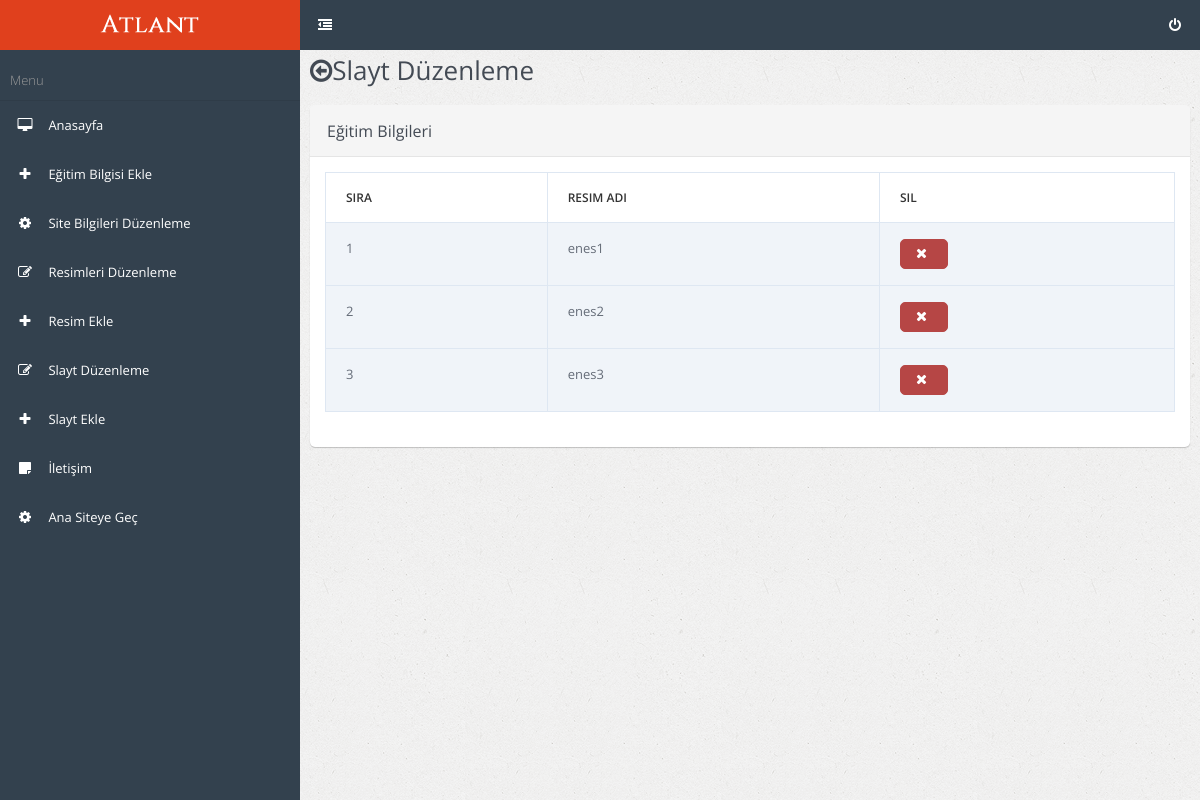
/yonetici/slayt_duzenle.php (signed in), run on the app's committed database.
### tables this page shows
CREATE TABLE `slayt` (
  `id` tinyint(3) UNSIGNED NOT NULL,
  `ad` varchar(128) NOT NULL
);

### yonetici/slayt_duzenle.php (the view, shortened to what this page needs)
<?php require_once ("kutuphane/baglanti.php"); ?>
<?php
$sira=1;
$sorgu="SELECT * FROM slayt";
$sonuc=mysqli_query($baglanti,$sorgu);
while($satir=mysqli_fetch_array($sonuc)) {
	$slaytlar[]=$satir;
}
?>
<?php require_once ("kutuphane/ust.php"); ?>
<div class="row">
    <div class="col-md-12">
        <div class="panel panel-default">
            <div class="panel-heading">
                <h3 class="panel-title">Eğitim Bilgileri</h3>
            </div>
            <div class="panel-body">
                <div class="table-responsive">
                    <table class="table table-bordered">
                        <thead>
                            <tr>
                                <th>Sıra</th>
                                <th>Resim Adı</th>
                                <th>Sil</th>
                            </tr>
                        </thead>
                        <tbody>
                            <?php if(empty($slaytlar)==false) { ?>
                        	<?php foreach($slaytlar as $slayt)  { ?>
                            <tr>
                                <td><?php echo $sira; ?></td>
                                <td><?php echo $slayt['ad']; ?></td>
                                <td>
                                    <form method="post" enctype="multipart/form-data">
                                        <button class="btn btn-danger text-center" name="resim_sil" value="<?php echo $resim['id']; ?>">
                                            <span class="fa fa-remove"></span>
                                        </button>
                                    </form>
                                </td>
                            </tr>
                            <?php $sira++; } ?>
                        <?php } else { ?>
                            <tr>
                                <td colspan="3" style="text-align: center; background-color:rgba(255,0,0,0.1)">Henüz Kayıt Bulunmuyor</td>
                            </tr>
                        <?php } ?>
                        </tbody>
                    </table>
                </div>
            </div>
        </div>
	</div>
</div>
<?php require_once ("kutuphane/alt.php"); ?>

### data on the page
slayt: ad "enes1"
slayt: ad "enes2"
slayt: ad "enes3"
